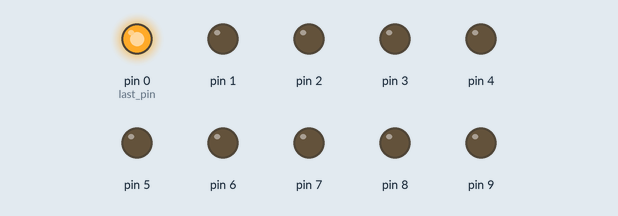
Simulated run of this sketch. Board: Arduino Uno, built with avr-gcc and run on an emulated ATmega328P. Parts: output pins drawn as LEDs (lit = HIGH).

Above: at 0.02 s.
At 0.42 s:
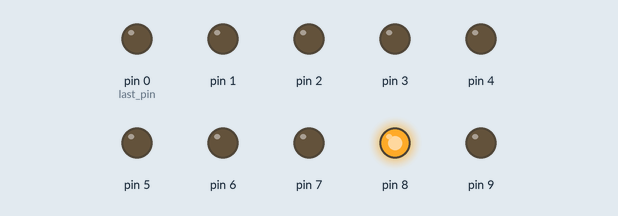
At 0.77 s:
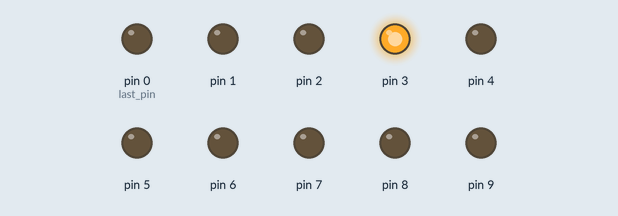
At 1.47 s:
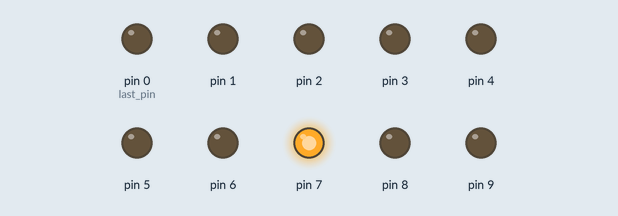
At 2.12 s:
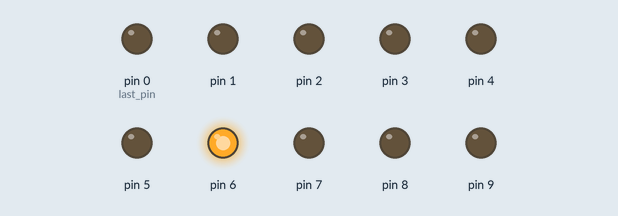
At 2.92 s:
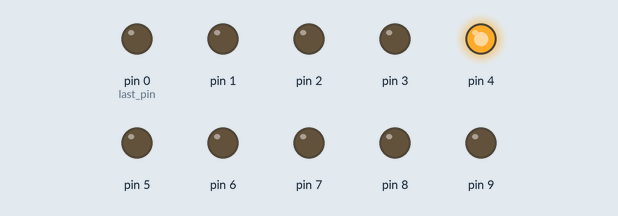
Timing chart, 0 to 3.2 s (numbered marks = the images above):
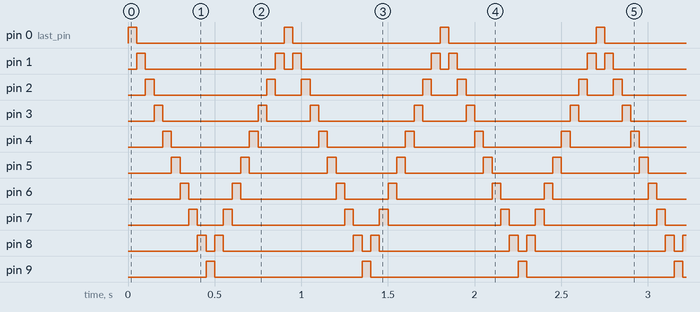

Measured:
- by itself, pin 0 (last_pin), pin 9: alternates HIGH for 0.05 s and LOW for 0.85 s
- by itself, pin 1: repeats every 0.90 s: LOW 0.75 s, HIGH 0.05 s, LOW 0.05 s, HIGH 0.05 s
- by itself, pin 2: repeats every 0.90 s: LOW 0.65 s, HIGH 0.05 s, LOW 0.15 s, HIGH 0.05 s
- by itself, pin 3: repeats every 0.90 s: LOW 0.55 s, HIGH 0.05 s, LOW 0.25 s, HIGH 0.05 s
- by itself, pin 4: repeats every 0.90 s: LOW 0.45 s, HIGH 0.05 s, LOW 0.35 s, HIGH 0.05 s
- by itself, pin 5: repeats every 0.90 s: LOW 0.35 s, HIGH 0.05 s, LOW 0.45 s, HIGH 0.05 s
- by itself, pin 6: repeats every 0.90 s: LOW 0.25 s, HIGH 0.05 s, LOW 0.55 s, HIGH 0.05 s
- by itself, pin 7: repeats every 0.90 s: LOW 0.15 s, HIGH 0.05 s, LOW 0.65 s, HIGH 0.05 s

The sketch:

bouncing-light.ino
```cpp
#define NPINS 10

const int freq = 20;

void setup() {
  // put your setup code here, to run once:
  for (int i = 0; i < NPINS; i++) {
    pinMode(i, OUTPUT);
  }
}

void loop() {

  // for(int i = 0; i < NPINS; i++) {
  //   digitalWrite(!i ? NPINS-1 : i-1, LOW);
  //   digitalWrite(i, HIGH);
  //   delay(int(1000/freq));
  // }
  int dir = 1;
  int i = 0;
  int last_pin = 0;

  while (1) {
    digitalWrite(last_pin, LOW);
    digitalWrite(i, HIGH);

    last_pin = i;
    i += dir;

    if (i == 0)
      dir = 1;
    else if (i == NPINS-1)
      dir = -1;

    delay(int(1000/freq));
  }

}
```
